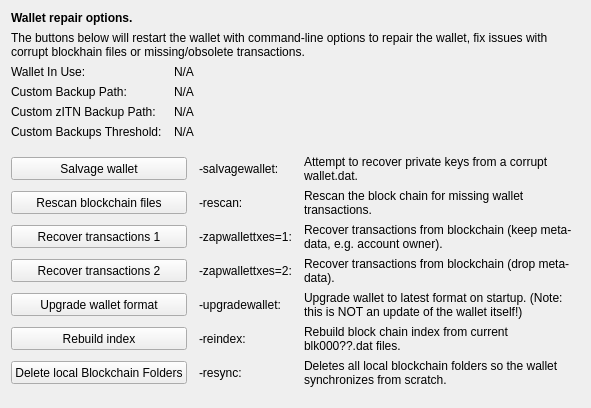
     <widget class="QWidget" name="tab_repair">
      <attribute name="title">
       <string>&amp;Wallet Repair</string>
      </attribute>
      <layout class="QGridLayout" name="gridLayout_4" columnstretch="0,0,0,0">
       <property name="horizontalSpacing">
        <number>12</number>
       </property>
       <item row="0" column="0" colspan="4">
        <widget class="QLabel" name="label_repair_header">
         <property name="font">
          <font>
           <weight>75</weight>
           <bold>true</bold>
          </font>
         </property>
         <property name="text">
          <string>Wallet repair options.</string>
         </property>
        </widget>
       </item>
       <item row="1" column="0" colspan="4">
        <widget class="QLabel" name="label_repair_helptext">
         <property name="font">
          <font>
           <weight>50</weight>
           <bold>false</bold>
          </font>
         </property>
         <property name="text">
          <string>The buttons below will restart the wallet with command-line options to repair the wallet, fix issues with corrupt blockhain files or missing/obsolete transactions.</string>
         </property>
         <property name="wordWrap">
          <bool>true</bool>
         </property>
        </widget>
       </item>
       <item row="2" column="0">
        <widget class="QLabel" name="wallet_path_label">
         <property name="text">
          <string>Wallet In Use:</string>
         </property>
        </widget>
       </item>
       <item row="2" column="1" colspan="3">
        <widget class="QLabel" name="wallet_path">
         <property name="cursor">
          <cursorShape>IBeamCursor</cursorShape>
         </property>
         <property name="text">
          <string>N/A</string>
         </property>
         <property name="textFormat">
          <enum>Qt::PlainText</enum>
         </property>
         <property name="textInteractionFlags">
          <set>Qt::LinksAccessibleByMouse|Qt::TextSelectableByKeyboard|Qt::TextSelectableByMouse</set>
         </property>
        </widget>
       </item>
       <item row="3" column="0">
        <widget class="QLabel" name="wallet_custombackuppath_label">
         <property name="text">
          <string>Custom Backup Path:</string>
         </property>
         <property name="visible">
          <bool>false</bool>
         </property>
        </widget>
       </item>
       <item row="3" column="1" colspan="3">
        <widget class="QLabel" name="wallet_custombackuppath">
         <property name="cursor">
          <cursorShape>IBeamCursor</cursorShape>
         </property>
         <property name="text">
          <string>N/A</string>
         </property>
         <property name="textFormat">
          <enum>Qt::PlainText</enum>
         </property>
         <property name="textInteractionFlags">
          <set>Qt::LinksAccessibleByMouse|Qt::TextSelectableByKeyboard|Qt::TextSelectableByMouse</set>
         </property>
         <property name="visible">
          <bool>false</bool>
         </property>
        </widget>
       </item>
       <item row="4" column="0">
        <widget class="QLabel" name="wallet_customzitnbackuppath_label">
         <property name="text">
          <string>Custom zITN Backup Path:</string>
         </property>
         <property name="visible">
          <bool>false</bool>
         </property>
        </widget>
       </item>
       <item row="4" column="1" colspan="3">
        <widget class="QLabel" name="wallet_customzitnbackuppath">
         <property name="cursor">
          <cursorShape>IBeamCursor</cursorShape>
         </property>
         <property name="text">
          <string>N/A</string>
         </property>
         <property name="textFormat">
          <enum>Qt::PlainText</enum>
         </property>
         <property name="textInteractionFlags">
          <set>Qt::LinksAccessibleByMouse|Qt::TextSelectableByKeyboard|Qt::TextSelectableByMouse</set>
         </property>
         <property name="visible">
          <bool>false</bool>
         </property>
        </widget>
       </item>
       <item row="5" column="0">
        <widget class="QLabel" name="wallet_custombackupthreshold_label">
         <property name="text">
          <string>Custom Backups Threshold:</string>
         </property>
         <property name="visible">
          <bool>false</bool>
         </property>
        </widget>
       </item>
       <item row="5" column="1" colspan="3">
        <widget class="QLabel" name="wallet_custombackupthreshold">
         <property name="cursor">
          <cursorShape>IBeamCursor</cursorShape>
         </property>
         <property name="text">
          <string>N/A</string>
         </property>
         <property name="textFormat">
          <enum>Qt::PlainText</enum>
         </property>
         <property name="textInteractionFlags">
          <set>Qt::LinksAccessibleByMouse|Qt::TextSelectableByKeyboard|Qt::TextSelectableByMouse</set>
         </property>
         <property name="visible">
          <bool>false</bool>
         </property>
        </widget>
       </item>
       <item row="6" column="0">
        <spacer name="verticalSpacer_repair1">
         <property name="orientation">
          <enum>Qt::Vertical</enum>
         </property>
         <property name="sizeHint" stdset="0">
          <size>
           <width>10</width>
           <height>10</height>
          </size>
         </property>
        </spacer>
       </item>
       <item row="7" column="0" colspan="2">
        <widget class="QPushButton" name="btn_salvagewallet">
         <property name="minimumSize">
          <size>
           <width>100</width>
           <height>23</height>
          </size>
         </property>
         <property name="text">
          <string>Salvage wallet</string>
         </property>
        </widget>
       </item>
       <item row="7" column="2">
        <widget class="QLabel" name="label_repair_salvage_command">
         <property name="text">
          <string notr="true">-salvagewallet:</string>
         </property>
        </widget>
       </item>
       <item row="7" column="3">
        <widget class="QLabel" name="label_repair_salvage">
         <property name="text">
          <string>Attempt to recover private keys from a corrupt wallet.dat.</string>
         </property>
         <property name="wordWrap">
          <bool>true</bool>
         </property>
        </widget>
       </item>
       <item row="8" column="0" colspan="2">
        <widget class="QPushButton" name="btn_rescan">
         <property name="minimumSize">
          <size>
           <width>100</width>
           <height>23</height>
          </size>
         </property>
         <property name="text">
          <string>Rescan blockchain files</string>
         </property>
        </widget>
       </item>
       <item row="8" column="2">
        <widget class="QLabel" name="label_repair_rescan_command">
         <property name="text">
          <string notr="true">-rescan:</string>
         </property>
        </widget>
       </item>
       <item row="8" column="3">
        <widget class="QLabel" name="label_repair_rescan">
         <property name="text">
          <string>Rescan the block chain for missing wallet transactions.</string>
         </property>
         <property name="wordWrap">
          <bool>true</bool>
         </property>
        </widget>
       </item>
       <item row="9" column="0" colspan="2">
        <widget class="QPushButton" name="btn_zapwallettxes1">
         <property name="minimumSize">
          <size>
           <width>100</width>
           <height>23</height>
          </size>
         </property>
         <property name="text">
          <string>Recover transactions 1</string>
         </property>
        </widget>
       </item>
       <item row="9" column="2">
        <widget class="QLabel" name="label_repair_zap1_command">
         <property name="text">
          <string notr="true">-zapwallettxes=1:</string>
         </property>
        </widget>
       </item>
       <item row="9" column="3">
        <widget class="QLabel" name="label_repair_zap1">
         <property name="text">
          <string>Recover transactions from blockchain (keep meta-data, e.g. account owner).</string>
         </property>
         <property name="wordWrap">
          <bool>true</bool>
         </property>
        </widget>
       </item>
       <item row="10" column="0" colspan="2">
        <widget class="QPushButton" name="btn_zapwallettxes2">
         <property name="minimumSize">
          <size>
           <width>100</width>
           <height>23</height>
          </size>
         </property>
         <property name="text">
          <string>Recover transactions 2</string>
         </property>
        </widget>
       </item>
       <item row="10" column="2">
        <widget class="QLabel" name="label_repair_zap2_command">
         <property name="text">
          <string notr="true">-zapwallettxes=2:</string>
         </property>
        </widget>
       </item>
       <item row="10" column="3">
        <widget class="QLabel" name="label_repair_zap2">
         <property name="text">
          <string>Recover transactions from blockchain (drop meta-data).</string>
         </property>
         <property name="wordWrap">
          <bool>true</bool>
         </property>
        </widget>
       </item>
       <item row="11" column="0" colspan="2">
        <widget class="QPushButton" name="btn_upgradewallet">
         <property name="minimumSize">
          <size>
           <width>100</width>
           <height>23</height>
          </size>
         </property>
         <property name="text">
          <string>Upgrade wallet format</string>
         </property>
        </widget>
       </item>
       <item row="11" column="2">
        <widget class="QLabel" name="label_repair_upgrade_command">
         <property name="text">
          <string notr="true">-upgradewallet:</string>
         </property>
        </widget>
       </item>
       <item row="11" column="3">
        <widget class="QLabel" name="label_repair_upgrade">
         <property name="text">
          <string>Upgrade wallet to latest format on startup. (Note: this is NOT an update of the wallet itself!)</string>
         </property>
         <property name="wordWrap">
          <bool>true</bool>
         </property>
        </widget>
       </item>
       <item row="12" column="0" colspan="2">
        <widget class="QPushButton" name="btn_reindex">
         <property name="minimumSize">
          <size>
           <width>100</width>
           <height>23</height>
          </size>
         </property>
         <property name="text">
          <string>Rebuild index</string>
         </property>
        </widget>
       </item>
       <item row="12" column="2">
        <widget class="QLabel" name="label_repair_reindex_command">
         <property name="text">
          <string notr="true">-reindex:</string>
         </property>
        </widget>
       </item>
       <item row="12" column="3">
        <widget class="QLabel" name="label_repair_reindex">
         <property name="text">
          <string>Rebuild block chain index from current blk000??.dat files.</string>
         </property>
         <property name="wordWrap">
          <bool>true</bool>
         </property>
        </widget>
       </item>
       <item row="13" column="0" colspan="2">
        <widget class="QPushButton" name="btn_resync">
         <property name="minimumSize">
          <size>
           <width>100</width>
           <height>23</height>
          </size>
         </property>
         <property name="text">
          <string>Delete local Blockchain Folders</string>
         </property>
        </widget>
       </item>
       <item row="13" column="2">
        <widget class="QLabel" name="label_repair_resync_command">
         <property name="text">
          <string>-resync:</string>
         </property>
        </widget>
       </item>
       <item row="13" column="3">
        <widget class="QLabel" name="label_repair_resync">
         <property name="text">
          <string>Deletes all local blockchain folders so the wallet synchronizes from scratch.</string>
         </property>
         <property name="wordWrap">
          <bool>true</bool>
         </property>
        </widget>
       </item>
       <item row="14" column="0">
        <spacer name="verticalSpacer_repair2">
         <property name="orientation">
          <enum>Qt::Vertical</enum>
         </property>
         <property name="sizeHint" stdset="0">
          <size>
           <width>20</width>
           <height>10</height>
          </size>
         </property>
        </spacer>
       </item>
      </layout>
     </widget>
